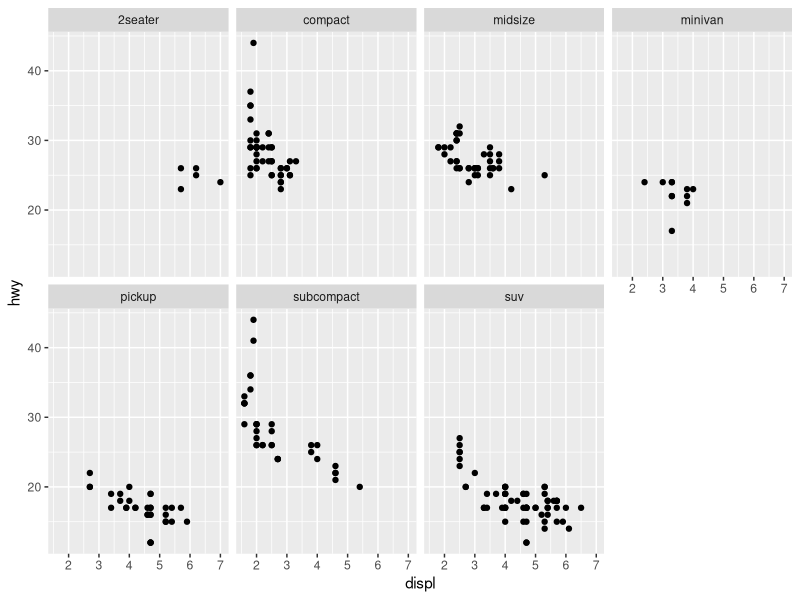
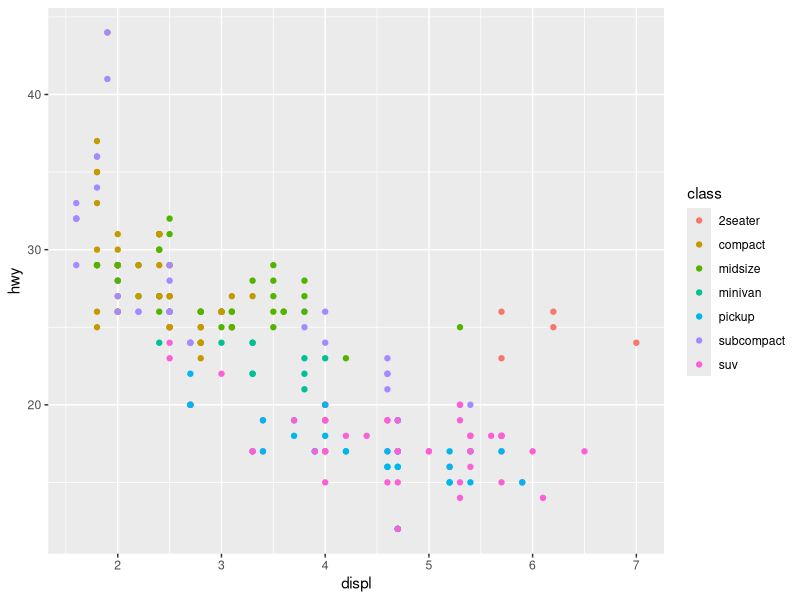

The R source for these figures, in order: (Note: this script raises an error after producing the figures.)
## ---- chunk 1
knitr::opts_chunk$set(echo = TRUE)
## ---- chunk 2
library(tidyverse)
## ---- chunk 3
ggplot(data = mpg) + 
  geom_point(mapping = aes(x = displ, y = hwy)) + 
  facet_wrap(~ class, nrow = 2)
## ---- chunk 4
ggplot(data = mpg) + 
  geom_point(mapping = aes(x = displ, y = hwy, colour = class))  
## ---- chunk 5
knitr::include_graphics(paste0("plots/fig", 1:6, ".png"))
## ---- chunk 6
ggplot(data = mpg) + 
  geom_point(mapping = aes(x = displ, y = hwy)) +
  geom_smooth(mapping = aes(x = displ, y = hwy), se = FALSE)

ggplot(data = mpg) + 
  geom_point(mapping = aes(x = displ, y = hwy)) +
  geom_smooth(mapping = aes(x = displ, y = hwy, group = drv), se = FALSE)

ggplot(data =mpg) + 
  geom_point(mapping = aes(x = displ, y = hwy, colour = drv )) +
  geom_smooth(mapping = aes(x = displ, y = hwy, group = drv, colour = drv), se = FALSE)


ggplot(data = mpg) + 
  geom_point(mapping = aes(x = displ, y = hwy, colour = drv)) +
  geom_smooth(mapping = aes(x = displ, y = hwy), se = FALSE)

ggplot(data = mpg) + 
  geom_point(mapping = aes(x = displ, y = hwy, colour = drv)) +
  geom_smooth(mapping = aes(x = displ, y = hwy, group = drv, linetype = drv), se = FALSE)

ggplot(data = mpg, mapping = aes(x = displ, y = hwy)) + 
  geom_point(size = 4, colour = "white") +
  geom_point(aes(colour = drv))

ggplot(data = mpg, mapping = aes(x = displ, y = hwy, fill = drv)) + 
  geom_point(shape = 21, stroke = 1.5, colour = "white") 
## ---- chunk 7
ggplot(data = mpg) + 
  geom_jitter(mapping = aes(x = displ, y = hwy)) 

ggplot(data = mpg) + 
  geom_count(mapping = aes(x = displ, y = hwy)) 
## ---- chunk 8
ggplot(data = mpg, mapping = aes(x = cty, y = hwy)) +
  geom_point() + 
  geom_abline() +
  coord_fixed()
## ---- chunk 9
ggplot(data = diamonds) + 
  stat_summary(
    mapping = aes(x = cut, y = depth),
    fun.ymin = min,
    fun.ymax = max,
    fun.y = median
  )
## ---- chunk 10
ggplot(data = diamonds)+
  geom_pointrange(
    mapping = aes(x = cut, y = depth),
    fun.ymin = min, 
    fun.ymax = max, 
    fun.y = median, 
    stat = "summary"
  )
## ---- chunk 11
ggplot(data = diamonds) + 
  geom_bar(mapping = aes(x = cut, y = ..prop..))

ggplot(data = diamonds) + 
  geom_bar(mapping = aes(x = cut, y = ..prop.., fill = clarity))
## ---- chunk 12
ggplot(data = diamonds) + 
  geom_bar(mapping = aes(x = cut, y = ..prop.., group = 1))
ggplot(data = diamonds) + 
  geom_bar(mapping = aes(x = cut, y = ..prop..,  fill = clarity, group = clarity))
